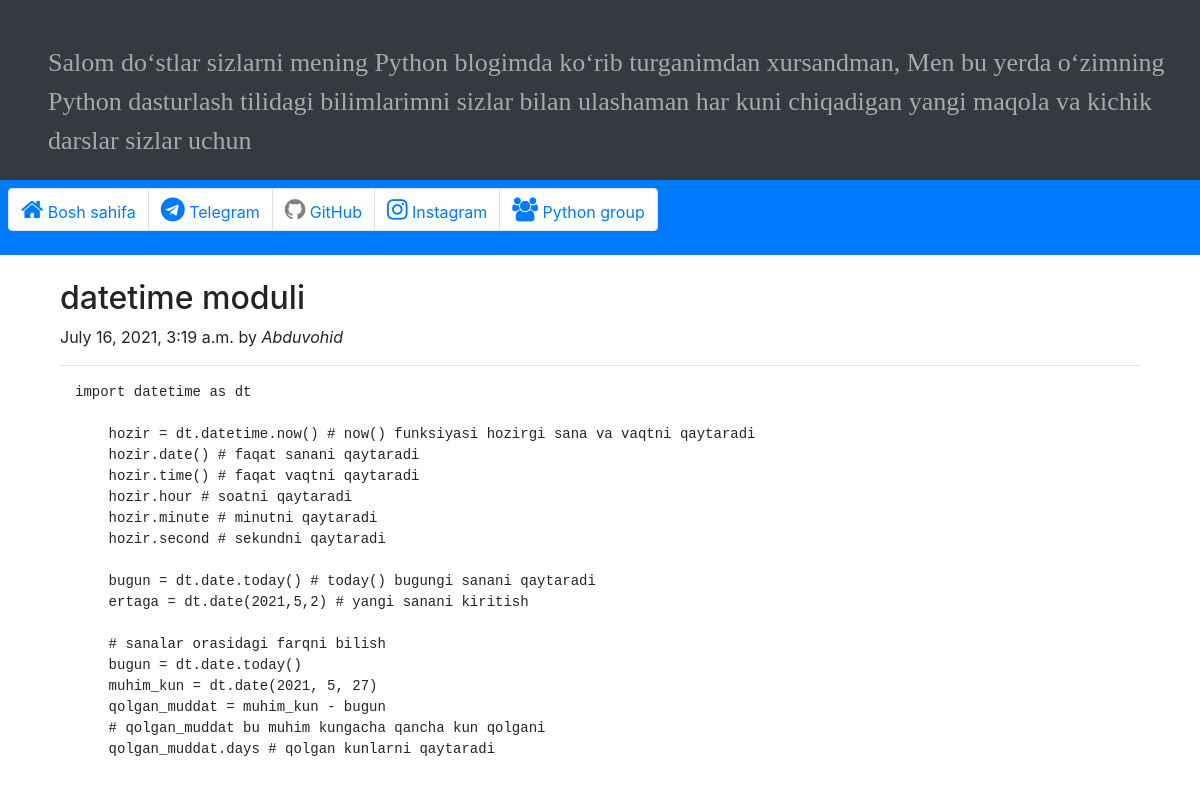
The page /read/4/ on the database its author committed.
### py_blog/models.py (models this page shows, shortened)
class PyArticles(models.Model):
    title = models.CharField(max_length=120)
    author = models.ForeignKey(
        'auth.User',
        on_delete=models.CASCADE
    )
    created = models.DateTimeField(auto_now_add=True)
    body = models.TextField()

### py_blog/views.py (the view)
# urls.py: path('read/<int:pk>/', PyArticlesDetailView,
def PyArticlesDetailView(request, pk):
    article = PyArticles.objects.get(id=pk)
    return render(request, 'article_detail.html', {'article': article})

### templates/article_detail.html
{% extends 'base.html' %}
{% block content %}
	<div class="col-md">
      	<article class="blog-post">
	        <h2 class="blog-post-title">{{article.title}}</h2>
	        <p class="blog-post-meta">{{article.created}} by <i>{{article.author}}</i></p>
	        <hr>
        	<div class="container-fluid">
        		<pre>{{ article.body }}</pre>
        	</div>
		</article>
	</div>
{% endblock content %}

### rows shown on the page
PyArticles: title "datetime moduli", created "July 16, 2021, 3:19 a.m.", author "Abduvohid", body "import datetime as dt hozir = dt.datetime.now() # now() funksiyasi hozirgi sana va vaqtni qaytaradi hozir.date() # faqat sanani qaytaradi hozir.time() # faqat vaqtni qaytaradi hozir.hour # soatni qaytaradi hozir.minute # minutni qaytaradi hozir.second # sekundni qaytaradi bugun = dt.date.today() # today() bugungi sanani qaytaradi ertaga = dt.date(2021,5,2) # yangi sanani kiritish # sanalar orasidagi farqni bilish bugun = dt.date.today() muhim_kun = dt.date(2021, 5, 27) qolgan_muddat = muhim_kun - bugun # qolgan_muddat bu muhim kungacha qancha kun qolgani qolgan_muddat.days # qolgan kunlarni qaytaradi"
